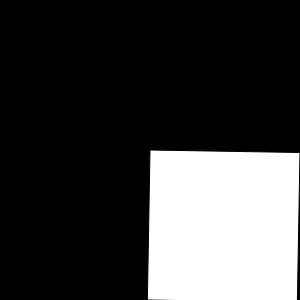
Frame 1 (no input)
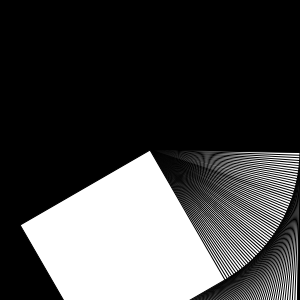
Frame 60 (no input)
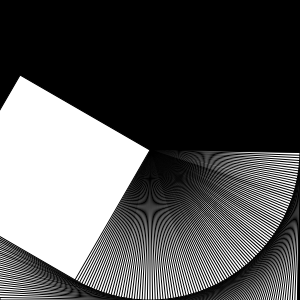
Frame 120 (the mouse pressed at the canvas centre since frame 60)

The p5.js sketch that drew these frames (run headless with seeded random() and noise() and a simulated clock; from frame 60 on, the mouse is pressed at the canvas centre):

// p5.js sketch
// ── sketch.js
let a=0;
function setup() {
	createCanvas(300, 300);
	background(0);
}
function draw() {
	a++;
	translate(150,150); //将坐标原点移动到画布中心
	rotate(radians(a)); //进行旋转
	rect(0, 0, 150, 150);
}
